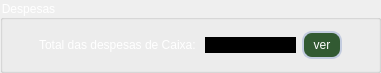
    <widget class="QGroupBox" name="groupBox_despesas_cx">
     <property name="geometry">
      <rect>
       <x>20</x>
       <y>490</y>
       <width>381</width>
       <height>71</height>
      </rect>
     </property>
     <property name="styleSheet">
      <string notr="true">color: white;</string>
     </property>
     <property name="title">
      <string>Despesas</string>
     </property>
     <layout class="QVBoxLayout" name="verticalLayout_12">
      <item>
       <layout class="QHBoxLayout" name="horizontalLayout_7">
        <item>
         <spacer name="horizontalSpacer_7">
          <property name="orientation">
           <enum>Qt::Orientation::Horizontal</enum>
          </property>
          <property name="sizeHint" stdset="0">
           <size>
            <width>40</width>
            <height>20</height>
           </size>
          </property>
         </spacer>
        </item>
        <item>
         <widget class="QLabel" name="label_47">
          <property name="styleSheet">
           <string notr="true">font: 700 9pt &quot;Segoe UI&quot;;
color: white;</string>
          </property>
          <property name="text">
           <string>Total das despesas de Caixa: </string>
          </property>
         </widget>
        </item>
        <item>
         <widget class="QLineEdit" name="input_total_despesas_caixa_fecham_cx">
          <property name="styleSheet">
           <string notr="true">color: white;
background-color: black;
border: solid gray 2px;</string>
          </property>
          <property name="alignment">
           <set>Qt::AlignmentFlag::AlignCenter</set>
          </property>
          <property name="readOnly">
           <bool>true</bool>
          </property>
         </widget>
        </item>
        <item>
         <widget class="QPushButton" name="btn_ver_despesas">
          <property name="minimumSize">
           <size>
            <width>40</width>
            <height>28</height>
           </size>
          </property>
          <property name="maximumSize">
           <size>
            <width>40</width>
            <height>28</height>
           </size>
          </property>
          <property name="styleSheet">
           <string notr="true">QPushButton {
	font: 350 7pt &quot;Segoe UI&quot;;
	background-color: rgb(50,90,50);
	padding: 2px;
	border: 2px solid #c3ccdf;
	color: rgb(255,255,255);
	border-radius: 10px;
}

QPushButton:hover {
	background-color: rgb(85, 170, 255);
}

QPushButton:pressed {
	background-color: rgb(255, 0, 127);
}</string>
          </property>
          <property name="text">
           <string>ver</string>
          </property>
         </widget>
        </item>
        <item>
         <spacer name="horizontalSpacer_8">
          <property name="orientation">
           <enum>Qt::Orientation::Horizontal</enum>
          </property>
          <property name="sizeHint" stdset="0">
           <size>
            <width>40</width>
            <height>20</height>
           </size>
          </property>
         </spacer>
        </item>
       </layout>
      </item>
     </layout>
    </widget>
